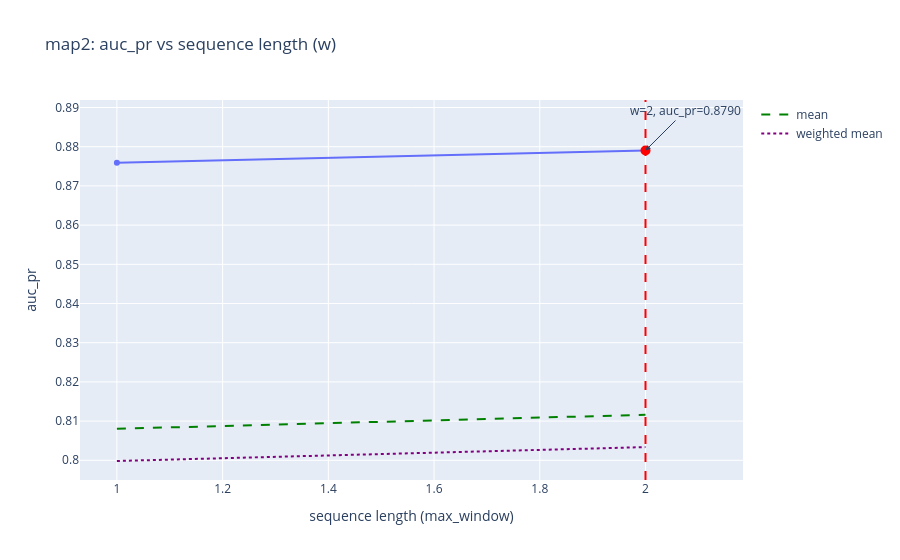
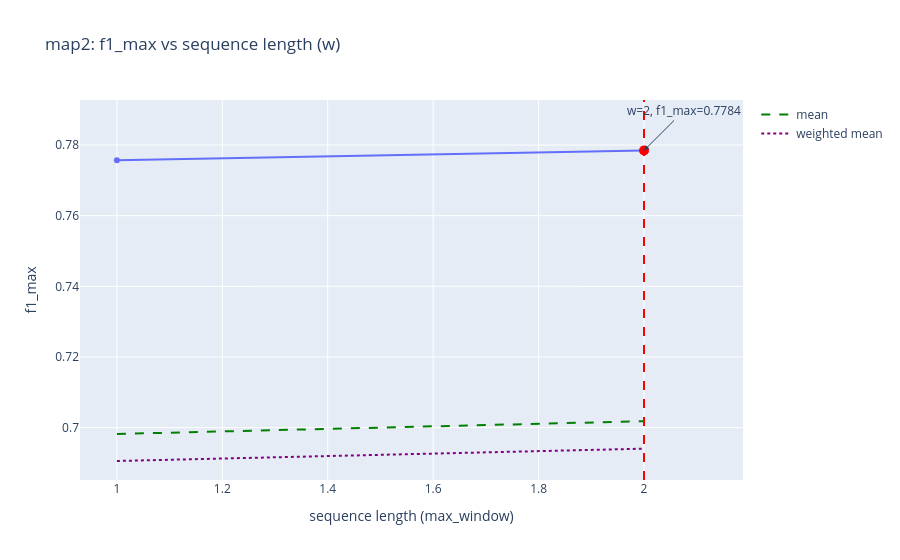
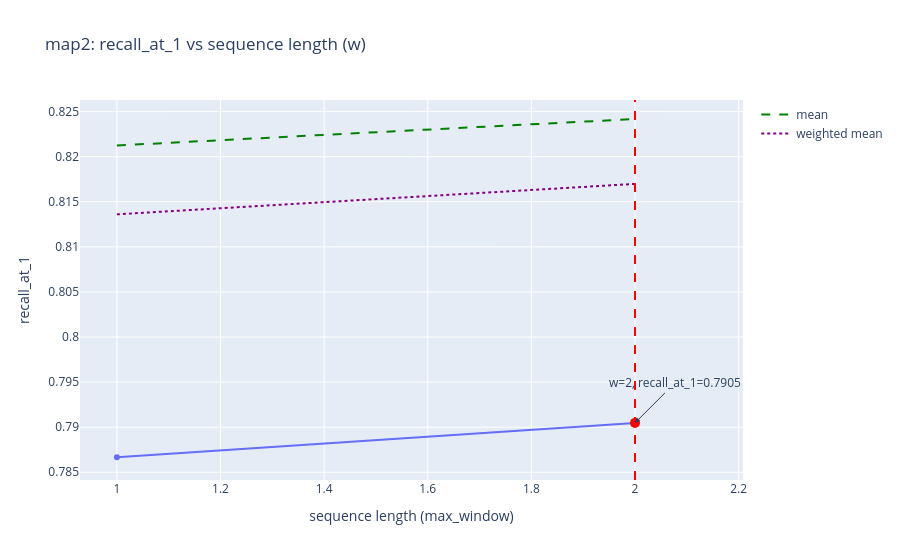
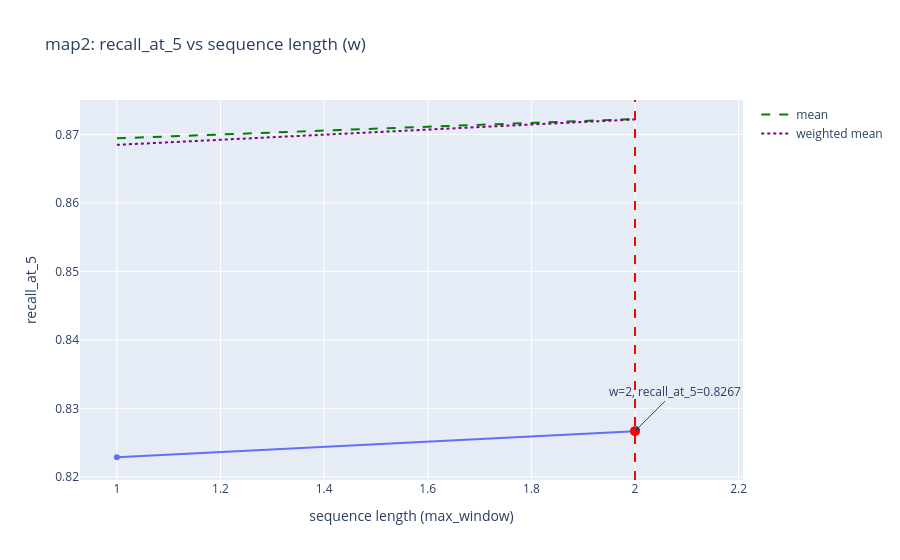

Write notebook code for charts like these, in order.
### Markdown cell above
## Per-map values

### Code cell
# Compute and display aggregated stats, and draw overlays on plots for each map
metrics_cols = ("auc_pr", "f1_max", "recall_at_1", "recall_at_5", "recall_at_10", "recall_at_25")
summary_mean_by_w = summary_all.groupby("w")[list(metrics_cols)].mean().reset_index()
summary_weighted_mean_by_w = (
    summary_all
    .groupby("w")
    .apply(lambda g: pd.Series({k: float(np.average(g[k].astype(float), weights=g["num_valid"].astype(float))) for k in metrics_cols}), include_groups=False)
    .reset_index()
)

# Render plots, overlaying mean and weighted mean across all maps
for mname, df_map in summaries.items():
    print(f"\n=== {mname}: mean and weighted-mean overlays ===")
    display(df_map.head(30))
    plot_metrics_vs_window_with_stats(df_map, summary_all)

### Figure 1 — Plotly figure (JSON) as saved in the notebook; plotly's stock layout.template omitted (floating-point values rounded to 4 significant figures)
{"data": [{"hovertemplate": "w=%{x}<br>auc_pr=%{y}<extra></extra>", "legendgroup": "", "line": {"color": "#636efa", "dash": "solid"}, "marker": {"symbol": "circle"}, "mode": "lines+markers", "name": "", "orientation": "v", "showlegend": false, "type": "scatter", "x": [1, 2], "xaxis": "x", "y": [0.8759, 0.879], "yaxis": "y"}, {"marker": {"color": "red", "size": 10}, "mode": "markers", "name": "max", "showlegend": false, "type": "scatter", "x": [2], "y": [0.879]}, {"line": {"color": "green", "dash": "dash"}, "mode": "lines", "name": "mean", "showlegend": true, "type": "scatter", "x": [1, 2], "y": [0.808, 0.8116]}, {"line": {"color": "purple", "dash": "dot"}, "mode": "lines", "name": "weighted mean", "showlegend": true, "type": "scatter", "x": [1, 2], "y": [0.7998, 0.8034]}], "layout": {"annotations": [{"arrowhead": 2, "ax": 40, "ay": -40, "showarrow": true, "text": "w=2, auc_pr=0.8790", "x": 2, "y": 0.879}], "legend": {"tracegroupgap": 0}, "shapes": [{"line": {"color": "red", "dash": "dash"}, "type": "line", "x0": 2, "x1": 2, "xref": "x", "y0": 0, "y1": 1, "yref": "y domain"}], "title": {"text": "map2: auc_pr vs sequence length (w)"}, "xaxis": {"anchor": "y", "domain": [0, 1], "title": {"text": "sequence length (max_window)"}}, "yaxis": {"anchor": "x", "domain": [0, 1], "title": {"text": "auc_pr"}}}}

### Figure 2 — Plotly figure (JSON) as saved in the notebook; plotly's stock layout.template omitted (floating-point values rounded to 4 significant figures)
{"data": [{"hovertemplate": "w=%{x}<br>f1_max=%{y}<extra></extra>", "legendgroup": "", "line": {"color": "#636efa", "dash": "solid"}, "marker": {"symbol": "circle"}, "mode": "lines+markers", "name": "", "orientation": "v", "showlegend": false, "type": "scatter", "x": [1, 2], "xaxis": "x", "y": [0.7757, 0.7784], "yaxis": "y"}, {"marker": {"color": "red", "size": 10}, "mode": "markers", "name": "max", "showlegend": false, "type": "scatter", "x": [2], "y": [0.7784]}, {"line": {"color": "green", "dash": "dash"}, "mode": "lines", "name": "mean", "showlegend": true, "type": "scatter", "x": [1, 2], "y": [0.6982, 0.7018]}, {"line": {"color": "purple", "dash": "dot"}, "mode": "lines", "name": "weighted mean", "showlegend": true, "type": "scatter", "x": [1, 2], "y": [0.6905, 0.694]}], "layout": {"annotations": [{"arrowhead": 2, "ax": 40, "ay": -40, "showarrow": true, "text": "w=2, f1_max=0.7784", "x": 2, "y": 0.7784}], "legend": {"tracegroupgap": 0}, "shapes": [{"line": {"color": "red", "dash": "dash"}, "type": "line", "x0": 2, "x1": 2, "xref": "x", "y0": 0, "y1": 1, "yref": "y domain"}], "title": {"text": "map2: f1_max vs sequence length (w)"}, "xaxis": {"anchor": "y", "domain": [0, 1], "title": {"text": "sequence length (max_window)"}}, "yaxis": {"anchor": "x", "domain": [0, 1], "title": {"text": "f1_max"}}}}

### Figure 3 — Plotly figure (JSON) as saved in the notebook; plotly's stock layout.template omitted (floating-point values rounded to 4 significant figures)
{"data": [{"hovertemplate": "w=%{x}<br>recall_at_1=%{y}<extra></extra>", "legendgroup": "", "line": {"color": "#636efa", "dash": "solid"}, "marker": {"symbol": "circle"}, "mode": "lines+markers", "name": "", "orientation": "v", "showlegend": false, "type": "scatter", "x": [1, 2], "xaxis": "x", "y": [0.7867, 0.7905], "yaxis": "y"}, {"marker": {"color": "red", "size": 10}, "mode": "markers", "name": "max", "showlegend": false, "type": "scatter", "x": [2], "y": [0.7905]}, {"line": {"color": "green", "dash": "dash"}, "mode": "lines", "name": "mean", "showlegend": true, "type": "scatter", "x": [1, 2], "y": [0.8212, 0.8242]}, {"line": {"color": "purple", "dash": "dot"}, "mode": "lines", "name": "weighted mean", "showlegend": true, "type": "scatter", "x": [1, 2], "y": [0.8136, 0.817]}], "layout": {"annotations": [{"arrowhead": 2, "ax": 40, "ay": -40, "showarrow": true, "text": "w=2, recall_at_1=0.7905", "x": 2, "y": 0.7905}], "legend": {"tracegroupgap": 0}, "shapes": [{"line": {"color": "red", "dash": "dash"}, "type": "line", "x0": 2, "x1": 2, "xref": "x", "y0": 0, "y1": 1, "yref": "y domain"}], "title": {"text": "map2: recall_at_1 vs sequence length (w)"}, "xaxis": {"anchor": "y", "domain": [0, 1], "title": {"text": "sequence length (max_window)"}}, "yaxis": {"anchor": "x", "domain": [0, 1], "title": {"text": "recall_at_1"}}}}

### Figure 4 — Plotly figure (JSON) as saved in the notebook; plotly's stock layout.template omitted (floating-point values rounded to 4 significant figures)
{"data": [{"hovertemplate": "w=%{x}<br>recall_at_5=%{y}<extra></extra>", "legendgroup": "", "line": {"color": "#636efa", "dash": "solid"}, "marker": {"symbol": "circle"}, "mode": "lines+markers", "name": "", "orientation": "v", "showlegend": false, "type": "scatter", "x": [1, 2], "xaxis": "x", "y": [0.8229, 0.8267], "yaxis": "y"}, {"marker": {"color": "red", "size": 10}, "mode": "markers", "name": "max", "showlegend": false, "type": "scatter", "x": [2], "y": [0.8267]}, {"line": {"color": "green", "dash": "dash"}, "mode": "lines", "name": "mean", "showlegend": true, "type": "scatter", "x": [1, 2], "y": [0.8694, 0.8723]}, {"line": {"color": "purple", "dash": "dot"}, "mode": "lines", "name": "weighted mean", "showlegend": true, "type": "scatter", "x": [1, 2], "y": [0.8685, 0.8722]}], "layout": {"annotations": [{"arrowhead": 2, "ax": 40, "ay": -40, "showarrow": true, "text": "w=2, recall_at_5=0.8267", "x": 2, "y": 0.8267}], "legend": {"tracegroupgap": 0}, "shapes": [{"line": {"color": "red", "dash": "dash"}, "type": "line", "x0": 2, "x1": 2, "xref": "x", "y0": 0, "y1": 1, "yref": "y domain"}], "title": {"text": "map2: recall_at_5 vs sequence length (w)"}, "xaxis": {"anchor": "y", "domain": [0, 1], "title": {"text": "sequence length (max_window)"}}, "yaxis": {"anchor": "x", "domain": [0, 1], "title": {"text": "recall_at_5"}}}}
